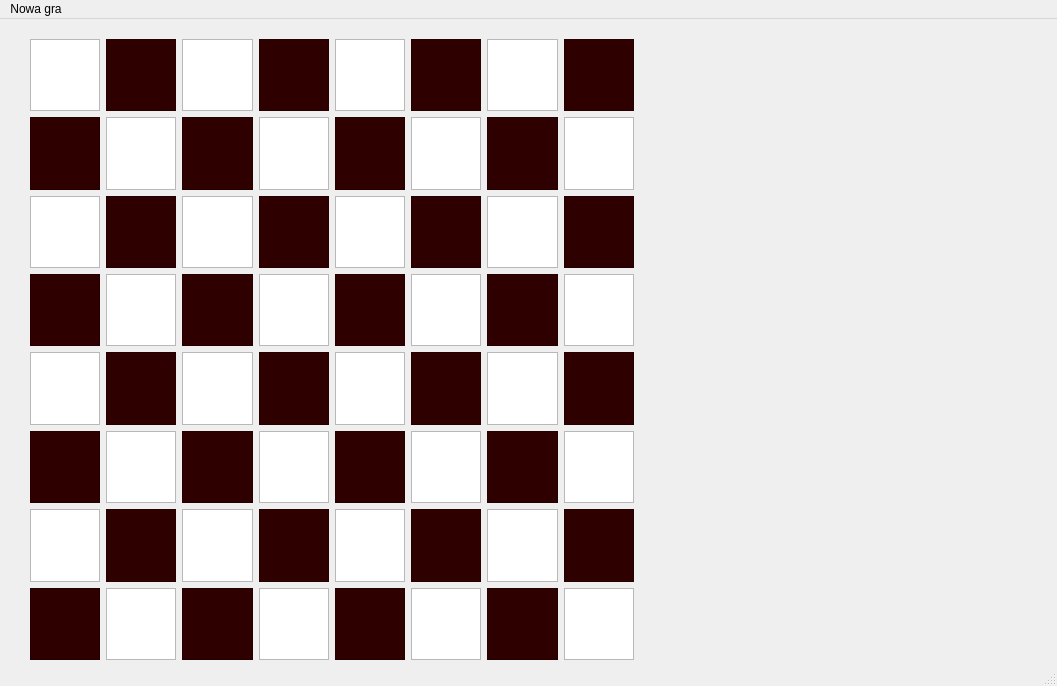
<?xml version="1.0" encoding="UTF-8"?>
<ui version="4.0">
 <class>MainWindow</class>
 <widget class="QMainWindow" name="MainWindow">
  <property name="geometry">
   <rect>
    <x>0</x>
    <y>0</y>
    <width>1057</width>
    <height>686</height>
   </rect>
  </property>
  <property name="windowTitle">
   <string>MainWindow</string>
  </property>
  <widget class="QWidget" name="centralwidget">
   <widget class="QWidget" name="gridLayoutWidget">
    <property name="geometry">
     <rect>
      <x>30</x>
      <y>20</y>
      <width>604</width>
      <height>621</height>
     </rect>
    </property>
    <layout class="QGridLayout" name="gridLayout">
     <item row="4" column="3">
      <widget class="QGraphicsView" name="graphicsView_36">
       <property name="styleSheet">
        <string notr="true">background-color: rgb(47, 0, 0);</string>
       </property>
      </widget>
     </item>
     <item row="6" column="7">
      <widget class="QGraphicsView" name="graphicsView_56">
       <property name="styleSheet">
        <string notr="true">background-color: rgb(47, 0, 0);</string>
       </property>
      </widget>
     </item>
     <item row="3" column="5">
      <widget class="QGraphicsView" name="graphicsView_30"/>
     </item>
     <item row="2" column="2">
      <widget class="QGraphicsView" name="graphicsView_19"/>
     </item>
     <item row="0" column="4">
      <widget class="QGraphicsView" name="graphicsView_5"/>
     </item>
     <item row="4" column="5">
      <widget class="QGraphicsView" name="graphicsView_38">
       <property name="styleSheet">
        <string notr="true">background-color: rgb(47, 0, 0);</string>
       </property>
      </widget>
     </item>
     <item row="1" column="5">
      <widget class="QGraphicsView" name="graphicsView_14"/>
     </item>
     <item row="3" column="4">
      <widget class="QGraphicsView" name="graphicsView_29">
       <property name="styleSheet">
        <string notr="true">background-color: rgb(47, 0, 0);</string>
       </property>
      </widget>
     </item>
     <item row="5" column="0">
      <widget class="QGraphicsView" name="graphicsView_41">
       <property name="styleSheet">
        <string notr="true">background-color: rgb(47, 0, 0);</string>
       </property>
      </widget>
     </item>
     <item row="2" column="5">
      <widget class="QGraphicsView" name="graphicsView_22">
       <property name="styleSheet">
        <string notr="true">background-color: rgb(47, 0, 0);</string>
       </property>
      </widget>
     </item>
     <item row="5" column="6">
      <widget class="QGraphicsView" name="graphicsView_47">
       <property name="styleSheet">
        <string notr="true">background-color: rgb(47, 0, 0);</string>
       </property>
      </widget>
     </item>
     <item row="6" column="5">
      <widget class="QGraphicsView" name="graphicsView_54">
       <property name="styleSheet">
        <string notr="true">background-color: rgb(47, 0, 0);</string>
       </property>
      </widget>
     </item>
     <item row="5" column="7">
      <widget class="QGraphicsView" name="graphicsView_48"/>
     </item>
     <item row="4" column="2">
      <widget class="QGraphicsView" name="graphicsView_35"/>
     </item>
     <item row="1" column="0">
      <widget class="QGraphicsView" name="graphicsView_9">
       <property name="styleSheet">
        <string notr="true">background-color: rgb(47, 0, 0);</string>
       </property>
      </widget>
     </item>
     <item row="2" column="4">
      <widget class="QGraphicsView" name="graphicsView_21"/>
     </item>
     <item row="2" column="7">
      <widget class="QGraphicsView" name="graphicsView_24">
       <property name="styleSheet">
        <string notr="true">background-color: rgb(47, 0, 0);</string>
       </property>
      </widget>
     </item>
     <item row="4" column="6">
      <widget class="QGraphicsView" name="graphicsView_39"/>
     </item>
     <item row="2" column="3">
      <widget class="QGraphicsView" name="graphicsView_20">
       <property name="styleSheet">
        <string notr="true">background-color: rgb(47, 0, 0);</string>
       </property>
      </widget>
     </item>
     <item row="5" column="2">
      <widget class="QGraphicsView" name="graphicsView_43">
       <property name="styleSheet">
        <string notr="true">background-color: rgb(47, 0, 0);</string>
       </property>
      </widget>
     </item>
     <item row="6" column="4">
      <widget class="QGraphicsView" name="graphicsView_53"/>
     </item>
     <item row="5" column="3">
      <widget class="QGraphicsView" name="graphicsView_44"/>
     </item>
     <item row="3" column="3">
      <widget class="QGraphicsView" name="graphicsView_28"/>
     </item>
     <item row="2" column="0">
      <widget class="QGraphicsView" name="graphicsView_17"/>
     </item>
     <item row="2" column="6">
      <widget class="QGraphicsView" name="graphicsView_23"/>
     </item>
     <item row="3" column="6">
      <widget class="QGraphicsView" name="graphicsView_31">
       <property name="styleSheet">
        <string notr="true">background-color: rgb(47, 0, 0);</string>
       </property>
      </widget>
     </item>
     <item row="4" column="0">
      <widget class="QGraphicsView" name="graphicsView_33"/>
     </item>
     <item row="1" column="1">
      <widget class="QGraphicsView" name="graphicsView_10"/>
     </item>
     <item row="4" column="4">
      <widget class="QGraphicsView" name="graphicsView_37"/>
     </item>
     <item row="0" column="2">
      <widget class="QGraphicsView" name="graphicsView_3"/>
     </item>
     <item row="3" column="1">
      <widget class="QGraphicsView" name="graphicsView_26"/>
     </item>
     <item row="4" column="1">
      <widget class="QGraphicsView" name="graphicsView_34">
       <property name="styleSheet">
        <string notr="true">background-color: rgb(47, 0, 0);</string>
       </property>
      </widget>
     </item>
     <item row="5" column="1">
      <widget class="QGraphicsView" name="graphicsView_42"/>
     </item>
     <item row="6" column="2">
      <widget class="QGraphicsView" name="graphicsView_51"/>
     </item>
     <item row="1" column="4">
      <widget class="QGraphicsView" name="graphicsView_13">
       <property name="styleSheet">
        <string notr="true">background-color: rgb(47, 0, 0);</string>
       </property>
      </widget>
     </item>
     <item row="3" column="2">
      <widget class="QGraphicsView" name="graphicsView_27">
       <property name="styleSheet">
        <string notr="true">background-color: rgb(47, 0, 0);</string>
       </property>
      </widget>
     </item>
     <item row="0" column="1">
      <widget class="QGraphicsView" name="graphicsView_2">
       <property name="styleSheet">
        <string notr="true">background-color: rgb(47, 0, 0);</string>
       </property>
      </widget>
     </item>
     <item row="1" column="3">
      <widget class="QGraphicsView" name="graphicsView_12"/>
     </item>
     <item row="0" column="7">
      <widget class="QGraphicsView" name="graphicsView_8">
       <property name="styleSheet">
        <string notr="true">background-color: rgb(47, 0, 0);</string>
       </property>
      </widget>
     </item>
     <item row="2" column="1">
      <widget class="QGraphicsView" name="graphicsView_18">
       <property name="styleSheet">
        <string notr="true">background-color: rgb(47, 0, 0);</string>
       </property>
      </widget>
     </item>
     <item row="3" column="7">
      <widget class="QGraphicsView" name="graphicsView_32"/>
     </item>
     <item row="6" column="3">
      <widget class="QGraphicsView" name="graphicsView_52">
       <property name="styleSheet">
        <string notr="true">background-color: rgb(47, 0, 0);</string>
       </property>
      </widget>
     </item>
     <item row="5" column="5">
      <widget class="QGraphicsView" name="graphicsView_46"/>
     </item>
     <item row="0" column="6">
      <widget class="QGraphicsView" name="graphicsView_7"/>
     </item>
     <item row="6" column="1">
      <widget class="QGraphicsView" name="graphicsView_50">
       <property name="styleSheet">
        <string notr="true">background-color: rgb(47, 0, 0);</string>
       </property>
      </widget>
     </item>
     <item row="0" column="0">
      <widget class="QGraphicsView" name="graphicsView"/>
     </item>
     <item row="1" column="2">
      <widget class="QGraphicsView" name="graphicsView_11">
       <property name="styleSheet">
        <string notr="true">background-color: rgb(47, 0, 0);</string>
       </property>
      </widget>
     </item>
     <item row="3" column="0">
      <widget class="QGraphicsView" name="graphicsView_25">
       <property name="styleSheet">
        <string notr="true">background-color: rgb(47, 0, 0);</string>
       </property>
      </widget>
     </item>
     <item row="6" column="0">
      <widget class="QGraphicsView" name="graphicsView_49"/>
     </item>
     <item row="5" column="4">
      <widget class="QGraphicsView" name="graphicsView_45">
       <property name="styleSheet">
        <string notr="true">background-color: rgb(47, 0, 0);</string>
       </property>
      </widget>
     </item>
     <item row="0" column="5">
      <widget class="QGraphicsView" name="graphicsView_6">
       <property name="styleSheet">
        <string notr="true">background-color: rgb(47, 0, 0);</string>
       </property>
      </widget>
     </item>
     <item row="0" column="3">
      <widget class="QGraphicsView" name="graphicsView_4">
       <property name="styleSheet">
        <string notr="true">background-color: rgb(47, 0, 0);</string>
       </property>
      </widget>
     </item>
     <item row="4" column="7">
      <widget class="QGraphicsView" name="graphicsView_40">
       <property name="styleSheet">
        <string notr="true">background-color: rgb(47, 0, 0);</string>
       </property>
      </widget>
     </item>
     <item row="1" column="7">
      <widget class="QGraphicsView" name="graphicsView_16"/>
     </item>
     <item row="6" column="6">
      <widget class="QGraphicsView" name="graphicsView_55"/>
     </item>
     <item row="1" column="6">
      <widget class="QGraphicsView" name="graphicsView_15">
       <property name="styleSheet">
        <string notr="true">background-color: rgb(47, 0, 0);</string>
       </property>
      </widget>
     </item>
     <item row="7" column="0">
      <widget class="QGraphicsView" name="graphicsView_57">
       <property name="styleSheet">
        <string notr="true">background-color: rgb(47, 0, 0);</string>
       </property>
      </widget>
     </item>
     <item row="7" column="1">
      <widget class="QGraphicsView" name="graphicsView_58"/>
     </item>
     <item row="7" column="2">
      <widget class="QGraphicsView" name="graphicsView_59">
       <property name="styleSheet">
        <string notr="true">background-color: rgb(47, 0, 0);</string>
       </property>
      </widget>
     </item>
     <item row="7" column="3">
      <widget class="QGraphicsView" name="graphicsView_60"/>
     </item>
     <item row="7" column="4">
      <widget class="QGraphicsView" name="graphicsView_61">
       <property name="styleSheet">
        <string notr="true">background-color: rgb(47, 0, 0);</string>
       </property>
      </widget>
     </item>
     <item row="7" column="5">
      <widget class="QGraphicsView" name="graphicsView_62"/>
     </item>
     <item row="7" column="6">
      <widget class="QGraphicsView" name="graphicsView_63">
       <property name="styleSheet">
        <string notr="true">background-color: rgb(47, 0, 0);</string>
       </property>
      </widget>
     </item>
     <item row="7" column="7">
      <widget class="QGraphicsView" name="graphicsView_64"/>
     </item>
    </layout>
   </widget>
  </widget>
  <widget class="QMenuBar" name="menubar">
   <property name="geometry">
    <rect>
     <x>0</x>
     <y>0</y>
     <width>1057</width>
     <height>21</height>
    </rect>
   </property>
   <widget class="QMenu" name="menuWarcaby">
    <property name="title">
     <string>Nowa gra</string>
    </property>
    <addaction name="separator"/>
   </widget>
   <addaction name="menuWarcaby"/>
  </widget>
  <widget class="QStatusBar" name="statusbar"/>
 </widget>
 <resources/>
 <connections/>
</ui>
